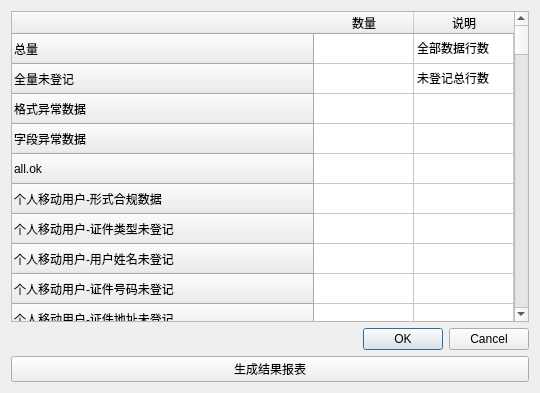
<?xml version="1.0" encoding="UTF-8"?>
<ui version="4.0">
 <class>Report</class>
 <widget class="QDialog" name="Report">
  <property name="geometry">
   <rect>
    <x>0</x>
    <y>0</y>
    <width>540</width>
    <height>393</height>
   </rect>
  </property>
  <property name="windowTitle">
   <string>检测结果</string>
  </property>
  <property name="autoFillBackground">
   <bool>true</bool>
  </property>
  <layout class="QVBoxLayout" name="verticalLayout">
   <item>
    <widget class="QTableWidget" name="tableWidget">
     <property name="selectionBehavior">
      <enum>QAbstractItemView::SelectRows</enum>
     </property>
     <property name="verticalScrollMode">
      <enum>QAbstractItemView::ScrollPerItem</enum>
     </property>
     <property name="sortingEnabled">
      <bool>true</bool>
     </property>
     <attribute name="horizontalHeaderStretchLastSection">
      <bool>true</bool>
     </attribute>
     <row>
      <property name="text">
       <string>总量</string>
      </property>
     </row>
     <row>
      <property name="text">
       <string>全量未登记</string>
      </property>
     </row>
     <row>
      <property name="text">
       <string>格式异常数据</string>
      </property>
     </row>
     <row>
      <property name="text">
       <string>字段异常数据</string>
      </property>
     </row>
     <row>
      <property name="text">
       <string>all.ok</string>
      </property>
     </row>
     <row>
      <property name="text">
       <string>个人移动用户-形式合规数据</string>
      </property>
     </row>
     <row>
      <property name="text">
       <string>个人移动用户-证件类型未登记</string>
      </property>
     </row>
     <row>
      <property name="text">
       <string>个人移动用户-用户姓名未登记</string>
      </property>
     </row>
     <row>
      <property name="text">
       <string>个人移动用户-证件号码未登记</string>
      </property>
     </row>
     <row>
      <property name="text">
       <string>个人移动用户-证件地址未登记</string>
      </property>
     </row>
     <row>
      <property name="text">
       <string>个人移动用户-用户姓名&amp;证件号码未登记</string>
      </property>
     </row>
     <row>
      <property name="text">
       <string>个人移动用户-用户姓名&amp;证件地址未登记</string>
      </property>
     </row>
     <row>
      <property name="text">
       <string>个人移动用户-证件号码&amp;证件地址未登记</string>
      </property>
     </row>
     <row>
      <property name="text">
       <string>个人移动用户-用户姓名&amp;证件号码&amp;证件地址未登记</string>
      </property>
     </row>
     <row>
      <property name="text">
       <string>个人移动用户-证件类型校验不合规</string>
      </property>
     </row>
     <row>
      <property name="text">
       <string>个人移动用户-用户姓名校验不合规</string>
      </property>
     </row>
     <row>
      <property name="text">
       <string>个人移动用户-证件号码校验不合规</string>
      </property>
     </row>
     <row>
      <property name="text">
       <string>个人移动用户-证件地址校验不合规</string>
      </property>
     </row>
     <row>
      <property name="text">
       <string>个人移动用户-用户姓名&amp;证件号码校验不合规</string>
      </property>
     </row>
     <row>
      <property name="text">
       <string>个人移动用户-用户姓名&amp;证件地址校验不合规</string>
      </property>
     </row>
     <row>
      <property name="text">
       <string>个人移动用户-证件号码&amp;证件地址校验不合规</string>
      </property>
     </row>
     <row>
      <property name="text">
       <string>个人移动用户-用户姓名&amp;证件号码&amp;证件地址校验不合规</string>
      </property>
     </row>
     <row>
      <property name="text">
       <string>个人固话用户-形式合规数据</string>
      </property>
     </row>
     <row>
      <property name="text">
       <string>个人固话用户-证件类型未登记</string>
      </property>
     </row>
     <row>
      <property name="text">
       <string>个人固话用户-用户姓名未登记</string>
      </property>
     </row>
     <row>
      <property name="text">
       <string>个人固话用户-证件号码未登记</string>
      </property>
     </row>
     <row>
      <property name="text">
       <string>个人固话用户-证件地址未登记</string>
      </property>
     </row>
     <row>
      <property name="text">
       <string>个人固话用户-用户姓名&amp;证件号码未登记</string>
      </property>
     </row>
     <row>
      <property name="text">
       <string>个人固话用户-用户姓名&amp;证件地址未登记</string>
      </property>
     </row>
     <row>
      <property name="text">
       <string>个人固话用户-证件号码&amp;证件地址未登记</string>
      </property>
     </row>
     <row>
      <property name="text">
       <string>个人固话用户-用户姓名&amp;证件号码&amp;证件地址未登记</string>
      </property>
     </row>
     <row>
      <property name="text">
       <string>个人固话用户-证件类型校验不合规</string>
      </property>
     </row>
     <row>
      <property name="text">
       <string>个人固话用户-用户姓名校验不合规</string>
      </property>
     </row>
     <row>
      <property name="text">
       <string>个人固话用户-证件号码校验不合规</string>
      </property>
     </row>
     <row>
      <property name="text">
       <string>个人固话用户-证件地址校验不合规</string>
      </property>
     </row>
     <row>
      <property name="text">
       <string>个人固话用户-用户姓名&amp;证件号码校验不合规</string>
      </property>
     </row>
     <row>
      <property name="text">
       <string>个人固话用户-用户姓名&amp;证件地址校验不合规</string>
      </property>
     </row>
     <row>
      <property name="text">
       <string>个人固话用户-证件号码&amp;证件地址校验不合规</string>
      </property>
     </row>
     <row>
      <property name="text">
       <string>个人固话用户-用户姓名&amp;证件号码&amp;证件地址校验不合规</string>
      </property>
     </row>
     <row>
      <property name="text">
       <string>个人移动用户-代办人信息未登记</string>
      </property>
     </row>
     <row>
      <property name="text">
       <string>个人固话用户-代办人信息未登记</string>
      </property>
     </row>
     <row>
      <property name="text">
       <string>个人移动用户-代办人信息校验不合规</string>
      </property>
     </row>
     <row>
      <property name="text">
       <string>个人固话用户-代办人信息校验不合规</string>
      </property>
     </row>
     <row>
      <property name="text">
       <string>单位移动用户-形式合规数据</string>
      </property>
     </row>
     <row>
      <property name="text">
       <string>单位移动用户-使用人信息未登记</string>
      </property>
     </row>
     <row>
      <property name="text">
       <string>单位移动用户-经办人信息未登记</string>
      </property>
     </row>
     <row>
      <property name="text">
       <string>单位移动用户-单位信息未登记</string>
      </property>
     </row>
     <row>
      <property name="text">
       <string>单位移动用户-使用人&amp;经办人信息未登记</string>
      </property>
     </row>
     <row>
      <property name="text">
       <string>单位移动用户-使用人&amp;单位信息未登记</string>
      </property>
     </row>
     <row>
      <property name="text">
       <string>单位移动用户-经办人&amp;单位信息未登记</string>
      </property>
     </row>
     <row>
      <property name="text">
       <string>单位移动用户-使用人&amp;经办人&amp;单位信息未登记</string>
      </property>
     </row>
     <row>
      <property name="text">
       <string>单位移动用户-使用人信息校验不合规</string>
      </property>
     </row>
     <row>
      <property name="text">
       <string>单位移动用户-经办人信息校验不合规</string>
      </property>
     </row>
     <row>
      <property name="text">
       <string>单位移动用户-单位信息校验不合规</string>
      </property>
     </row>
     <row>
      <property name="text">
       <string>单位移动用户-使用人&amp;经办人信息校验不合规</string>
      </property>
     </row>
     <row>
      <property name="text">
       <string>单位移动用户-使用人&amp;单位信息校验不合规</string>
      </property>
     </row>
     <row>
      <property name="text">
       <string>单位移动用户-经办人&amp;单位信息校验不合规</string>
      </property>
     </row>
     <row>
      <property name="text">
       <string>单位移动用户-使用人&amp;经办人&amp;单位信息校验不合规</string>
      </property>
     </row>
     <row>
      <property name="text">
       <string>单位固话用户-形式合规数据</string>
      </property>
     </row>
     <row>
      <property name="text">
       <string>单位固话用户-经办人信息未登记</string>
      </property>
     </row>
     <row>
      <property name="text">
       <string>单位固话用户-单位信息未登记</string>
      </property>
     </row>
     <row>
      <property name="text">
       <string>单位固话用户-经办人&amp;单位信息未登记</string>
      </property>
     </row>
     <row>
      <property name="text">
       <string>单位固话用户-经办人信息校验不合规</string>
      </property>
     </row>
     <row>
      <property name="text">
       <string>单位固话用户-单位信息校验不合规</string>
      </property>
     </row>
     <row>
      <property name="text">
       <string>单位固话用户-经办人&amp;单位信息校验不合规</string>
      </property>
     </row>
     <row>
      <property name="text">
       <string>行业移动应用-形式合规数据</string>
      </property>
     </row>
     <row>
      <property name="text">
       <string>行业移动应用-经办人信息未登记</string>
      </property>
     </row>
     <row>
      <property name="text">
       <string>行业移动应用-经办人&amp;单位信息未登记</string>
      </property>
     </row>
     <row>
      <property name="text">
       <string>行业移动应用-责任人&amp;经办人信息未登记</string>
      </property>
     </row>
     <row>
      <property name="text">
       <string>行业移动应用-责任人&amp;经办人&amp;单位信息未登记</string>
      </property>
     </row>
     <row>
      <property name="text">
       <string>行业移动应用-单位信息未登记</string>
      </property>
     </row>
     <row>
      <property name="text">
       <string>行业移动应用-责任人信息未登记</string>
      </property>
     </row>
     <row>
      <property name="text">
       <string>行业移动应用-责任人&amp;单位信息未登记</string>
      </property>
     </row>
     <row>
      <property name="text">
       <string>行业移动应用-经办人信息校验不合规</string>
      </property>
     </row>
     <row>
      <property name="text">
       <string>行业移动应用-经办人&amp;单位信息校验不合规</string>
      </property>
     </row>
     <row>
      <property name="text">
       <string>行业移动应用-责任人&amp;经办人信息校验不合规</string>
      </property>
     </row>
     <row>
      <property name="text">
       <string>行业移动应用-责任人&amp;经办人&amp;单位信息校验不合规</string>
      </property>
     </row>
     <row>
      <property name="text">
       <string>行业移动应用-单位信息校验不合规</string>
      </property>
     </row>
     <row>
      <property name="text">
       <string>行业移动应用-责任人信息校验不合规</string>
      </property>
     </row>
     <row>
      <property name="text">
       <string>行业移动应用-责任人&amp;单位信息校验不合规</string>
      </property>
     </row>
     <row>
      <property name="text">
       <string>行业固话应用-形式合规数据</string>
      </property>
     </row>
     <row>
      <property name="text">
       <string>行业固话应用-经办人信息未登记</string>
      </property>
     </row>
     <row>
      <property name="text">
       <string>行业固话应用-经办人&amp;单位信息未登记</string>
      </property>
     </row>
     <row>
      <property name="text">
       <string>行业固话应用-单位信息未登记</string>
      </property>
     </row>
     <row>
      <property name="text">
       <string>行业固话应用-经办人信息校验不合规</string>
      </property>
     </row>
     <row>
      <property name="text">
       <string>行业固话应用-经办人&amp;单位信息校验不合规</string>
      </property>
     </row>
     <row>
      <property name="text">
       <string>行业固话应用-单位信息校验不合规</string>
      </property>
     </row>
     <row>
      <property name="text">
       <string>个人移动一证五卡不合规</string>
      </property>
     </row>
     <column>
      <property name="text">
       <string>数量</string>
      </property>
     </column>
     <column>
      <property name="text">
       <string>说明</string>
      </property>
     </column>
     <item row="0" column="1">
      <property name="text">
       <string>全部数据行数</string>
      </property>
     </item>
     <item row="1" column="1">
      <property name="text">
       <string>未登记总行数</string>
      </property>
     </item>
    </widget>
   </item>
   <item>
    <widget class="QDialogButtonBox" name="buttonBox">
     <property name="orientation">
      <enum>Qt::Horizontal</enum>
     </property>
     <property name="standardButtons">
      <set>QDialogButtonBox::Cancel|QDialogButtonBox::Ok</set>
     </property>
    </widget>
   </item>
   <item>
    <widget class="QPushButton" name="pushButton">
     <property name="text">
      <string>生成结果报表</string>
     </property>
    </widget>
   </item>
  </layout>
 </widget>
 <resources/>
 <connections>
  <connection>
   <sender>buttonBox</sender>
   <signal>accepted()</signal>
   <receiver>Report</receiver>
   <slot>accept()</slot>
   <hints>
    <hint type="sourcelabel">
     <x>248</x>
     <y>254</y>
    </hint>
    <hint type="destinationlabel">
     <x>157</x>
     <y>274</y>
    </hint>
   </hints>
  </connection>
  <connection>
   <sender>buttonBox</sender>
   <signal>rejected()</signal>
   <receiver>Report</receiver>
   <slot>reject()</slot>
   <hints>
    <hint type="sourcelabel">
     <x>316</x>
     <y>260</y>
    </hint>
    <hint type="destinationlabel">
     <x>286</x>
     <y>274</y>
    </hint>
   </hints>
  </connection>
 </connections>
</ui>
